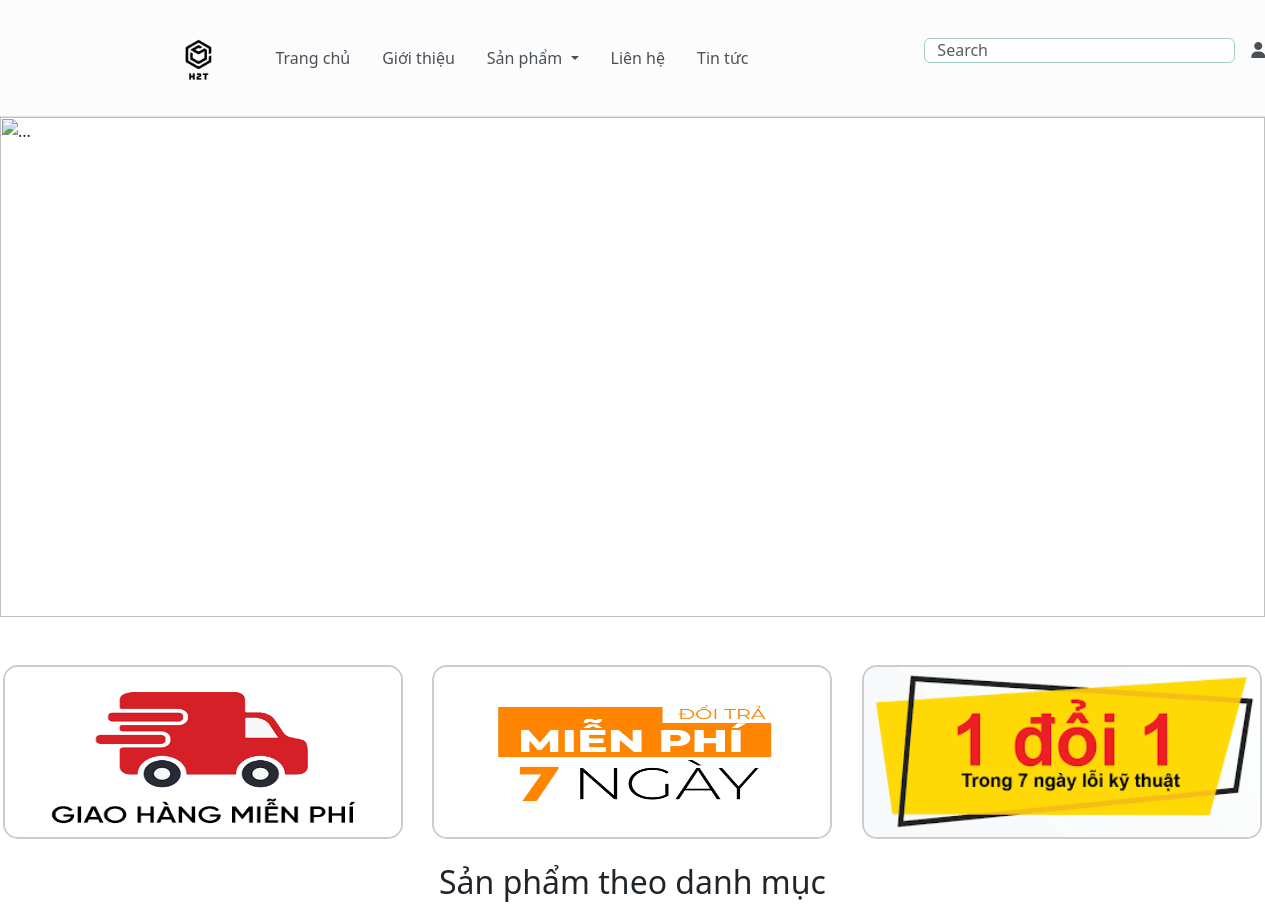
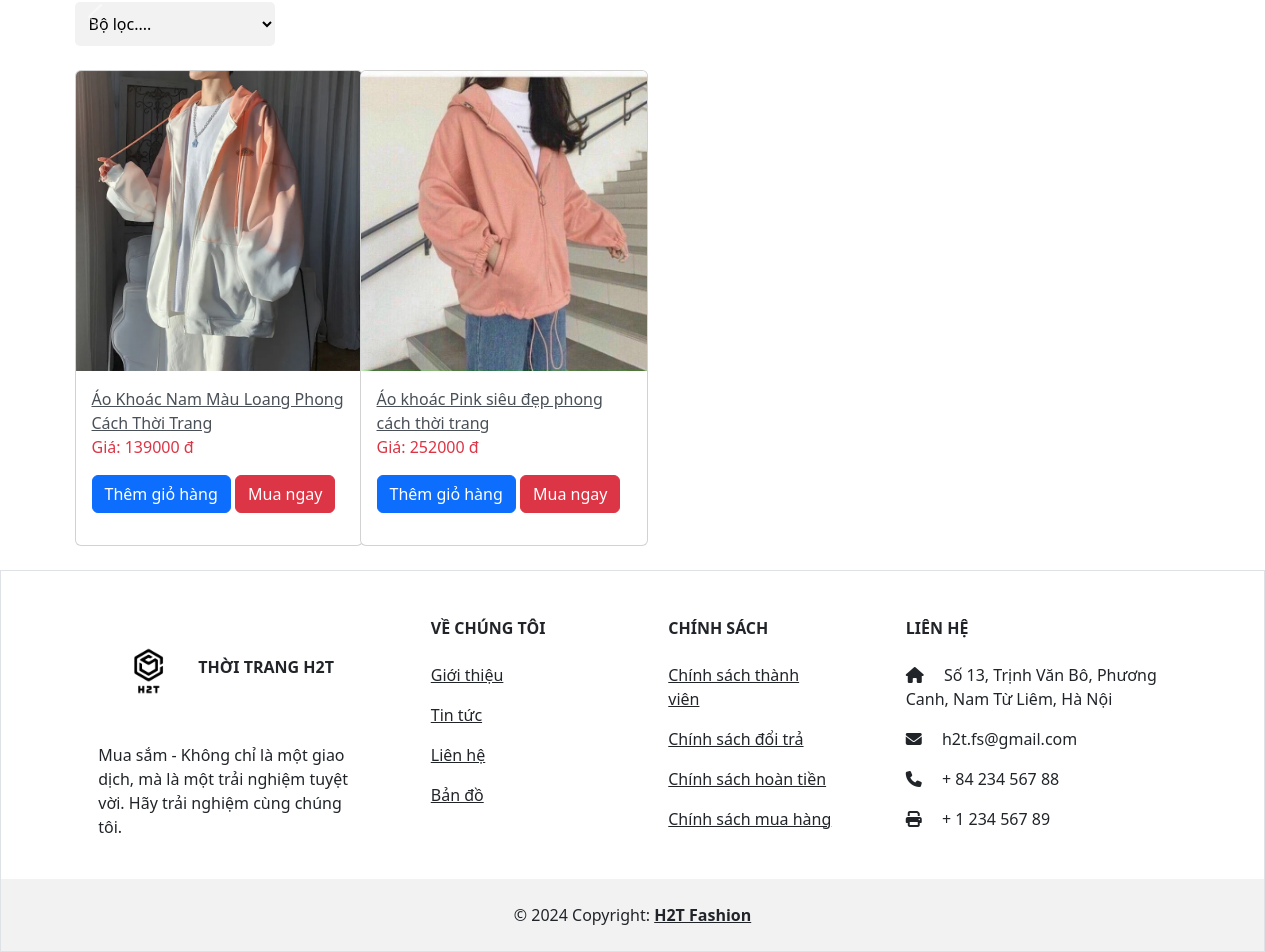
The page /index.php?act=sanpham&iddm=2 on the database its author committed (2 pictures, top to bottom).
### tables this page shows
CREATE TABLE `sanpham` (
  `id` int(11) NOT NULL,
  `name` varchar(255) NOT NULL,
  `price` double(10,2) NOT NULL DEFAULT 0.00,
  `img` varchar(255) NOT NULL,
  `mota` text NOT NULL,
  `luotxem` int(11) NOT NULL DEFAULT 0,
  `iddm` int(11) NOT NULL
);

### model/pdo.php (called while the page is built, shortened)
<?php
function pdo_get_connection(){
    $servername = "localhost";
    $username = "root";
    $password = "";
    try {
        $conn = new PDO("mysql:host=$servername;dbname=da1", $username, $password);
        $conn->setAttribute(PDO::ATTR_ERRMODE, PDO::ERRMODE_EXCEPTION);
        return $conn;
    } catch(PDOException $e) {
        echo "Connection failed: " . $e->getMessage();
    }
}
function pdo_query($sql){
    $sql_args=array_slice(func_get_args(),1);
    try{
        $conn=pdo_get_connection();
        $stmt=$conn->prepare($sql);
        $stmt->execute($sql_args);
        $rows=$stmt->fetchAll();
        return $rows;
    }
    catch(PDOException $e){
        throw $e;
    }
    finally{
        unset($conn);
    }
}
?>

### model/sanpham.php (called while the page is built, shortened)
<?php
function loadall_sanpham_home()
{
    $sql = "select * from sanpham where 1 order by id desc limit 0,9";
    $listsanpham = pdo_query($sql);
    return $listsanpham;
}
function loadall_sanpham($keyw = "", $iddm = 0)
{
    $sql = "select * from sanpham where 1";
    if ($iddm > 0) {
        $sql .= " and iddm ='" . $iddm . "'";
    }
    $sql .= " order by id desc";
    $listsanpham = pdo_query($sql);
    return $listsanpham;
}

### global.php (called while the page is built)
<?php
$img_path = 'upload/';

### view/sanpham.php (the view, shortened to what this page needs)
<div id="carouselExample" class="carousel slide">
  <div class="carousel-inner">
    <div class="carousel-item active">
      <img src="https://dongphuchaianh.vn/wp-content/uploads/2021/06/banner-ao-polo-dong-phuc-cong-ty.jpg" class="d-block w-100" width="200" height="500" alt="...">
    </div>
  </div>
  <button class="carousel-control-prev" type="button" data-bs-target="#carouselExample" data-bs-slide="prev">
    <span class="carousel-control-prev-icon" aria-hidden="true"></span>
  </button>
  <button class="carousel-control-next" type="button" data-bs-target="#carouselExample" data-bs-slide="next">
    <span class="carousel-control-next-icon" aria-hidden="true"></span>
  </button>
</div> <br>
  <button class="carousel-control-prev" type="button" data-bs-target="#carouselExample" data-bs-slide="prev">
    <span class="carousel-control-prev-icon" aria-hidden="true"></span>
  </button>
  <button class="carousel-control-next" type="button" data-bs-target="#carouselExample" data-bs-slide="next">
    <span class="carousel-control-next-icon" aria-hidden="true"></span>
  </button>
</div><br>
<div class="row ">
    <div class="col-4">
        <div class="mpvc">
            <img src="img/GiaohangMP.png" alt="">
        </div>
    </div>
    <div class="col-4">
        <div class="mpvc">
            <img src="img/doitra.jpg" alt="">
        </div>
    </div>
    <div class="col-4">
        <div class="mpvc">
            <img src="img/l1d1.png" alt="">
        </div>
    </div>
</div>
<main class="catalog  mb container">
    <div class="boxleft"> <br>
        <h2 style="text-align: center;margin-bottom: 20px;">Sản phẩm theo danh mục</h2>
        <div class="items">
        <select id="filterSelect" aria-label="Disabled select example" onchange="redirectToLink()">
              <option selected value="0">Bộ lọc....</option>
            </select> <br><br>
            <?php
            $i = 0;
            $columns = 4;
            foreach ($dssp as $sp){
                extract($sp);
                $hinh =  $img_path.$img;
                $linksp="index.php?act=sanphamct&idsp=".$id;
                if ($i % $columns == 0) {
                    echo '<div class="row">';
                }
                if (($i == 2) || ($i == 5) || ($i == 8)) {
                    $mr = "";
                } else {
                    $mr = "mr";
                }
                echo '
                <div class="col-md-' . (12/$columns) . ' ' . $mr . '">
                <div class="card" style="width: 18rem;">
                <a class="item_name" href="' . $linksp . '"><img src="' . $hinh . '" class="card-img-top" width="50" height="300" alt=""></a>
                <div class="card-body">
                <a class="text-center text-dark-emphasis" href="' . $linksp . '">' . $name . '</a>
                <p class="text-danger">Giá: ' . $price . ' đ</p>
                <form action="index.php?act=addtocart" method="post">
                <input type="hidden" name="id" value="' . $id . '">
                <input type="hidden" name="name" value="'. $name . '">
                <input type="hidden" name="img" value="'.$img . '">
                <input type="hidden" name="price" value="' . $price . '">
                <div >
                <input type="submit" name="addtocart" class="btn btn-primary" value="Thêm giỏ hàng">
                <input type="submit" name="addtocart" class="btn btn-danger" value="Mua ngay">
                </div>
            </form>
            </div>
            </div>
    </div>';
            $i++;
                }
            ?>
        </div>
    </div>
<br>
</main>

### view/sanpham.php (style rules this page uses)
#filterSelect { background-color: #f2f2f2; border: none; padding: 10px; font-size: 16px; width: 200px; border-radius: 5px; }
#filterSelect::after { content: "\25BC"; position: absolute; top: 50%; right: 10px; transform: translateY(-50%); color: #888; }
#filterSelect option { background-color: #fff; color: #555; }
.col-4 { padding: 0; }
.mpvc { position: relative; overflow: hidden; border: 2px solid #ccc; border-radius: 15px; width: 400px; margin-left: auto; margin-right: auto; }
.mpvc img { width: 100%; height: 170px; transition: transform 0.4s ease; }

### rows shown on the page
sanpham: img (picture), name "Áo Khoác Nam Màu Loang Phong Cách Thời Trang", price "139000"
sanpham: img (picture), name "Áo khoác Pink siêu đẹp phong cách thời trang", price "252000"
